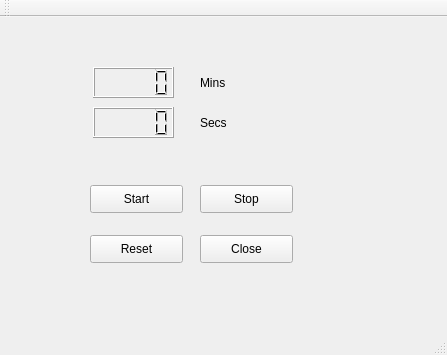
<?xml version="1.0" encoding="UTF-8"?>
<ui version="4.0">
 <class>MainWindow</class>
 <widget class="QMainWindow" name="MainWindow">
  <property name="geometry">
   <rect>
    <x>0</x>
    <y>0</y>
    <width>447</width>
    <height>355</height>
   </rect>
  </property>
  <property name="windowTitle">
   <string>MainWindow</string>
  </property>
  <widget class="QWidget" name="centralWidget">
   <widget class="QLCDNumber" name="lcdNumberSec">
    <property name="geometry">
     <rect>
      <x>93</x>
      <y>90</y>
      <width>81</width>
      <height>31</height>
     </rect>
    </property>
   </widget>
   <widget class="QLCDNumber" name="lcdNumberMin">
    <property name="geometry">
     <rect>
      <x>93</x>
      <y>50</y>
      <width>81</width>
      <height>31</height>
     </rect>
    </property>
   </widget>
   <widget class="QPushButton" name="stopButton">
    <property name="geometry">
     <rect>
      <x>200</x>
      <y>168</y>
      <width>93</width>
      <height>28</height>
     </rect>
    </property>
    <property name="text">
     <string>Stop</string>
    </property>
   </widget>
   <widget class="QLabel" name="label_2">
    <property name="geometry">
     <rect>
      <x>200</x>
      <y>98</y>
      <width>55</width>
      <height>16</height>
     </rect>
    </property>
    <property name="text">
     <string>Secs</string>
    </property>
   </widget>
   <widget class="QPushButton" name="closeButton">
    <property name="geometry">
     <rect>
      <x>200</x>
      <y>218</y>
      <width>93</width>
      <height>28</height>
     </rect>
    </property>
    <property name="text">
     <string>Close</string>
    </property>
   </widget>
   <widget class="QPushButton" name="startButton">
    <property name="geometry">
     <rect>
      <x>90</x>
      <y>168</y>
      <width>93</width>
      <height>28</height>
     </rect>
    </property>
    <property name="text">
     <string>Start</string>
    </property>
   </widget>
   <widget class="QPushButton" name="resetButton">
    <property name="geometry">
     <rect>
      <x>90</x>
      <y>218</y>
      <width>93</width>
      <height>28</height>
     </rect>
    </property>
    <property name="text">
     <string>Reset</string>
    </property>
   </widget>
   <widget class="QLabel" name="label">
    <property name="geometry">
     <rect>
      <x>200</x>
      <y>58</y>
      <width>55</width>
      <height>16</height>
     </rect>
    </property>
    <property name="text">
     <string>Mins</string>
    </property>
   </widget>
  </widget>
  <widget class="QMenuBar" name="menuBar">
   <property name="geometry">
    <rect>
     <x>0</x>
     <y>0</y>
     <width>447</width>
     <height>25</height>
    </rect>
   </property>
  </widget>
  <widget class="QToolBar" name="mainToolBar">
   <attribute name="toolBarArea">
    <enum>TopToolBarArea</enum>
   </attribute>
   <attribute name="toolBarBreak">
    <bool>false</bool>
   </attribute>
  </widget>
  <widget class="QStatusBar" name="statusBar"/>
 </widget>
 <layoutdefault spacing="6" margin="11"/>
 <resources/>
 <connections/>
</ui>
